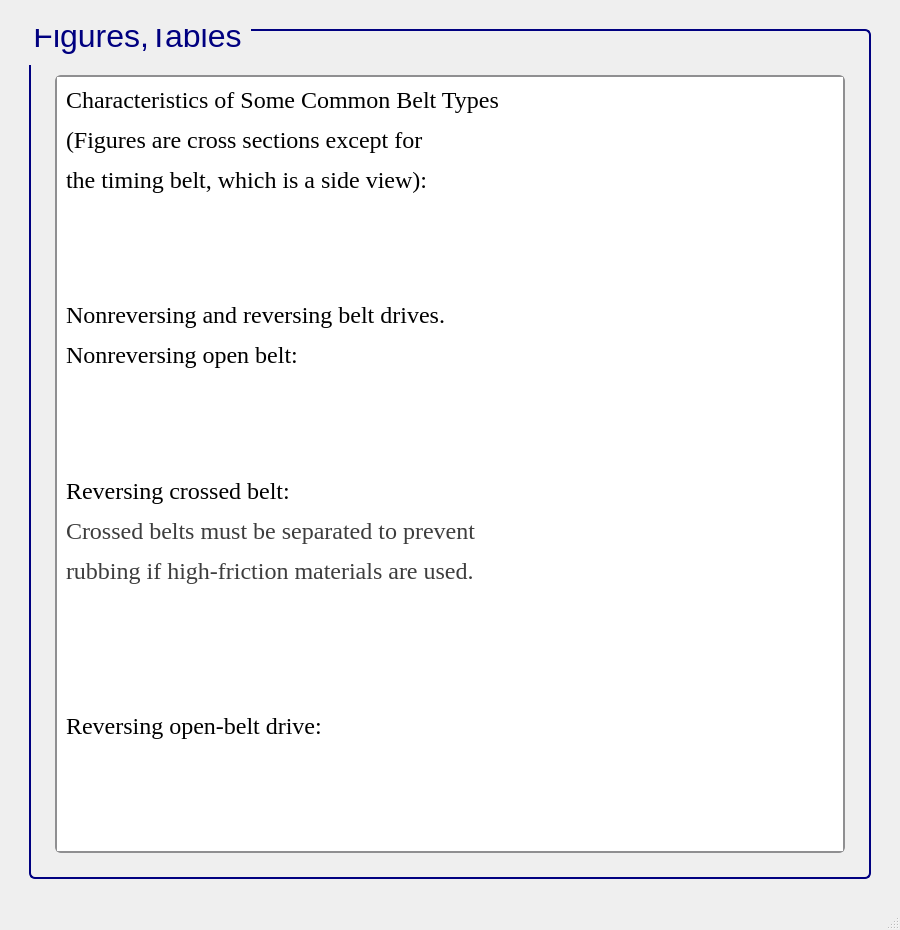
<?xml version="1.0" encoding="UTF-8"?>
<ui version="4.0">
 <class>MainWindow</class>
 <widget class="QMainWindow" name="MainWindow">
  <property name="geometry">
   <rect>
    <x>0</x>
    <y>0</y>
    <width>900</width>
    <height>930</height>
   </rect>
  </property>
  <property name="sizePolicy">
   <sizepolicy hsizetype="Minimum" vsizetype="Minimum">
    <horstretch>0</horstretch>
    <verstretch>0</verstretch>
   </sizepolicy>
  </property>
  <property name="minimumSize">
   <size>
    <width>900</width>
    <height>930</height>
   </size>
  </property>
  <property name="windowTitle">
   <string>MainWindow</string>
  </property>
  <widget class="QWidget" name="centralwidget">
   <layout class="QGridLayout" name="gridLayout">
    <item row="1" column="2">
     <spacer name="verticalSpacer_28">
      <property name="orientation">
       <enum>Qt::Horizontal</enum>
      </property>
      <property name="sizeType">
       <enum>QSizePolicy::Fixed</enum>
      </property>
      <property name="sizeHint" stdset="0">
       <size>
        <width>20</width>
        <height>20</height>
       </size>
      </property>
     </spacer>
    </item>
    <item row="1" column="0">
     <spacer name="verticalSpacer_25">
      <property name="orientation">
       <enum>Qt::Horizontal</enum>
      </property>
      <property name="sizeType">
       <enum>QSizePolicy::Fixed</enum>
      </property>
      <property name="sizeHint" stdset="0">
       <size>
        <width>20</width>
        <height>20</height>
       </size>
      </property>
     </spacer>
    </item>
    <item row="2" column="1">
     <spacer name="verticalSpacer_27">
      <property name="orientation">
       <enum>Qt::Vertical</enum>
      </property>
      <property name="sizeType">
       <enum>QSizePolicy::Fixed</enum>
      </property>
      <property name="sizeHint" stdset="0">
       <size>
        <width>20</width>
        <height>20</height>
       </size>
      </property>
     </spacer>
    </item>
    <item row="0" column="1">
     <spacer name="verticalSpacer_23">
      <property name="orientation">
       <enum>Qt::Vertical</enum>
      </property>
      <property name="sizeType">
       <enum>QSizePolicy::Fixed</enum>
      </property>
      <property name="sizeHint" stdset="0">
       <size>
        <width>20</width>
        <height>20</height>
       </size>
      </property>
     </spacer>
    </item>
    <item row="1" column="1">
     <widget class="QGroupBox" name="groupBox_42">
      <property name="sizePolicy">
       <sizepolicy hsizetype="Minimum" vsizetype="Minimum">
        <horstretch>0</horstretch>
        <verstretch>0</verstretch>
       </sizepolicy>
      </property>
      <property name="minimumSize">
       <size>
        <width>822</width>
        <height>350</height>
       </size>
      </property>
      <property name="font">
       <font>
        <family>Segoe UI</family>
        <pointsize>24</pointsize>
        <weight>50</weight>
        <italic>false</italic>
        <bold>false</bold>
       </font>
      </property>
      <property name="styleSheet">
       <string notr="true">/* GroupBox styling */
QGroupBox {
    border: 2px solid navy;
    border-radius: 6px;
    background-color: qlineargradient(x1:0, y1:0, x2:0, y2:1,
    stop:0 #f6f7fa, stop:1 #dadbde);
    font: 24pt &quot;Segoe UI&quot;;
    padding: 5px;
    color: black;
}

/* GroupBox title styling */
QGroupBox::title {
    subcontrol-origin: margin;
    subcontrol-position: top left;
    padding-left: 0px;
    padding-right: 5px;
    padding-top: 0px;
    margin-top: -22px;
    color: navy;
    font-weight: bold;
}

/* Make QScrollArea (only within GroupBox) have a white background with correct border */
QGroupBox QScrollArea {
    background-color: white !important;
    border: 2px solid #8f8f91;
    border-radius: 6px;
}

/* Make QScrollArea's viewport white as well */
QGroupBox QScrollArea QWidget {
    background-color: white !important;
}

/* Scrollbar styling inside QScrollArea in QGroupBox */
QGroupBox QScrollArea QScrollBar:vertical, QGroupBox QScrollArea QScrollBar:horizontal {
    background: qlineargradient(x1:0, y1:0, x2:0, y2:1,
    stop:0 #f6f7fa, stop:1 #dadbde);
    border: 2px solid #8f8f91;
    border-radius: 6px;
    width: 14px;
    height: 14px;
    margin: 2px 0 2px 0;
}

/* Remove bottom button of vertical scrollbar */
QGroupBox QScrollArea QScrollBar::add-line:vertical {
    height: 0px;
    width: 0px;
    border: none;
    background: none;
    margin: 0px;
    padding: 0px;
}

/* Scrollbar handle */
QGroupBox QScrollArea QScrollBar::handle:vertical, QGroupBox QScrollArea QScrollBar::handle:horizontal {
    background: qlineargradient(x1:0, y1:0, x2:0, y2:1,
    stop:0 #8f8f91, stop:1 #6f6f71);
    min-height: 20px;
    border-radius: 6px;
    border: 1px solid #6f6f71;
}

QGroupBox QScrollArea QScrollBar::handle:vertical:hover, QGroupBox QScrollArea QScrollBar::handle:horizontal:hover {
    background: qlineargradient(x1:0, y1:0, x2:0, y2:1,
    stop:0 #6f6f71, stop:1 #4f4f51);
    border: 1px solid #4f4f51;
}

/* Scrollbar sub-line buttons */
QGroupBox QScrollArea QScrollBar::sub-line:vertical, QGroupBox QScrollArea QScrollBar::add-line:horizontal, QGroupBox QScrollArea QScrollBar::sub-line:horizontal {
    background: #8f8f91;
    border: none;
    border-radius: 3px;
    height: 14px;
    width: 14px;
    subcontrol-origin: margin;
}

QGroupBox QScrollArea QScrollBar::sub-line:vertical:hover, QGroupBox QScrollArea QScrollBar::add-line:horizontal:hover, QGroupBox QScrollArea QScrollBar::sub-line:horizontal:hover {
    background: #6f6f71;
}

/* Transparent page areas */
QGroupBox QScrollArea QScrollBar::add-page:vertical, QGroupBox QScrollArea QScrollBar::sub-page:vertical,
QGroupBox QScrollArea QScrollBar::add-page:horizontal, QGroupBox QScrollArea QScrollBar::sub-page:horizontal {
    background: transparent;
}
</string>
      </property>
      <property name="title">
       <string>Figures,Tables</string>
      </property>
      <layout class="QGridLayout" name="gridLayout_2">
       <item row="0" column="1">
        <spacer name="verticalSpacer_41">
         <property name="orientation">
          <enum>Qt::Vertical</enum>
         </property>
         <property name="sizeType">
          <enum>QSizePolicy::Fixed</enum>
         </property>
         <property name="sizeHint" stdset="0">
          <size>
           <width>20</width>
           <height>30</height>
          </size>
         </property>
        </spacer>
       </item>
       <item row="1" column="0">
        <spacer name="verticalSpacer_39">
         <property name="orientation">
          <enum>Qt::Horizontal</enum>
         </property>
         <property name="sizeType">
          <enum>QSizePolicy::Fixed</enum>
         </property>
         <property name="sizeHint" stdset="0">
          <size>
           <width>10</width>
           <height>20</height>
          </size>
         </property>
        </spacer>
       </item>
       <item row="1" column="1">
        <widget class="QScrollArea" name="scrollArea_3">
         <property name="styleSheet">
          <string notr="true">/* GroupBox styling */
QGroupBox {
    border: 2px solid navy;
    border-radius: 6px;
    background-color: qlineargradient(x1:0, y1:0, x2:0, y2:1,
    stop:0 #f6f7fa, stop:1 #dadbde);
    font: 20pt &quot;Segoe UI&quot;;
    padding: 5px;
    color: black;
}

/* GroupBox title styling */
QGroupBox::title {
    subcontrol-origin: margin;
    subcontrol-position: top left;
    padding-left: 0px;
    padding-right: 5px;
    padding-top: 0px;
    margin-top: -20px;
    color: navy;
    font-weight: bold;
}

/* Make QScrollArea (only within GroupBox) have a white background with correct border */
QGroupBox QScrollArea {
    background-color: white !important;
    border: 2px solid #8f8f91;
    border-radius: 6px;
}

/* Make QScrollArea's viewport white as well */
QGroupBox QScrollArea QWidget {
    background-color: white !important;
}

/* Scrollbar styling inside QScrollArea in QGroupBox */
QGroupBox QScrollArea QScrollBar:vertical, QGroupBox QScrollArea QScrollBar:horizontal {
    background: qlineargradient(x1:0, y1:0, x2:0, y2:1,
    stop:0 #f6f7fa, stop:1 #dadbde);
    border: 2px solid #8f8f91;
    border-radius: 6px;
    width: 14px;
    height: 14px;
    margin: 2px 0 2px 0;
}

/* Remove bottom button of vertical scrollbar */
QGroupBox QScrollArea QScrollBar::add-line:vertical {
    height: 0px;
    width: 0px;
    border: none;
    background: none;
    margin: 0px;
    padding: 0px;
}

/* Scrollbar handle */
QGroupBox QScrollArea QScrollBar::handle:vertical, QGroupBox QScrollArea QScrollBar::handle:horizontal {
    background: qlineargradient(x1:0, y1:0, x2:0, y2:1,
    stop:0 #8f8f91, stop:1 #6f6f71);
    min-height: 20px;
    border-radius: 6px;
    border: 1px solid #6f6f71;
}

QGroupBox QScrollArea QScrollBar::handle:vertical:hover, QGroupBox QScrollArea QScrollBar::handle:horizontal:hover {
    background: qlineargradient(x1:0, y1:0, x2:0, y2:1,
    stop:0 #6f6f71, stop:1 #4f4f51);
    border: 1px solid #4f4f51;
}

/* Scrollbar sub-line buttons */
QGroupBox QScrollArea QScrollBar::sub-line:vertical, QGroupBox QScrollArea QScrollBar::add-line:horizontal, QGroupBox QScrollArea QScrollBar::sub-line:horizontal {
    background: #8f8f91;
    border: none;
    border-radius: 3px;
    height: 14px;
    width: 14px;
    subcontrol-origin: margin;
}

QGroupBox QScrollArea QScrollBar::sub-line:vertical:hover, QGroupBox QScrollArea QScrollBar::add-line:horizontal:hover, QGroupBox QScrollArea QScrollBar::sub-line:horizontal:hover {
    background: #6f6f71;
}

/* Transparent page areas */
QGroupBox QScrollArea QScrollBar::add-page:vertical, QGroupBox QScrollArea QScrollBar::sub-page:vertical,
QGroupBox QScrollArea QScrollBar::add-page:horizontal, QGroupBox QScrollArea QScrollBar::sub-page:horizontal {
    background: transparent;
}
</string>
         </property>
         <property name="widgetResizable">
          <bool>true</bool>
         </property>
         <widget class="QWidget" name="scrollAreaWidgetContents_3">
          <property name="geometry">
           <rect>
            <x>0</x>
            <y>0</y>
            <width>1186</width>
            <height>1833</height>
           </rect>
          </property>
          <layout class="QGridLayout" name="gridLayout_4">
           <item row="4" column="0">
            <widget class="QLabel" name="label_3">
             <property name="frameShape">
              <enum>QFrame::NoFrame</enum>
             </property>
             <property name="text">
              <string>&lt;html&gt;&lt;head/&gt;&lt;body&gt;&lt;p&gt;&lt;img src=&quot;:/info/info/drive types3.png&quot;/&gt;&lt;/p&gt;&lt;/body&gt;&lt;/html&gt;</string>
             </property>
            </widget>
           </item>
           <item row="7" column="0">
            <widget class="QLabel" name="label_4">
             <property name="frameShape">
              <enum>QFrame::NoFrame</enum>
             </property>
             <property name="text">
              <string>&lt;html&gt;&lt;head/&gt;&lt;body&gt;&lt;p&gt;&lt;img src=&quot;:/info/info/drive types2.png&quot;/&gt;&lt;/p&gt;&lt;/body&gt;&lt;/html&gt;</string>
             </property>
            </widget>
           </item>
           <item row="10" column="0">
            <widget class="QLabel" name="label">
             <property name="frameShape">
              <enum>QFrame::NoFrame</enum>
             </property>
             <property name="text">
              <string>&lt;html&gt;&lt;head/&gt;&lt;body&gt;&lt;p&gt;&lt;img src=&quot;:/info/info/drive types.png&quot;/&gt;&lt;/p&gt;&lt;/body&gt;&lt;/html&gt;</string>
             </property>
            </widget>
           </item>
           <item row="0" column="0">
            <widget class="QLabel" name="label_6">
             <property name="font">
              <font>
               <family>Times New Roman</family>
               <pointsize>18</pointsize>
               <weight>50</weight>
               <bold>false</bold>
              </font>
             </property>
             <property name="cursor">
              <cursorShape>ArrowCursor</cursorShape>
             </property>
             <property name="frameShape">
              <enum>QFrame::NoFrame</enum>
             </property>
             <property name="text">
              <string>&lt;html&gt;&lt;head/&gt;&lt;body&gt;&lt;p&gt;Characteristics of Some Common Belt Types&lt;/p&gt;&lt;p&gt;(Figures are cross sections except for &lt;/p&gt;&lt;p&gt;the timing belt, which is a side view):&lt;/p&gt;&lt;/body&gt;&lt;/html&gt;</string>
             </property>
            </widget>
           </item>
           <item row="6" column="0">
            <widget class="QLabel" name="label_7">
             <property name="font">
              <font>
               <family>Times New Roman</family>
               <pointsize>18</pointsize>
               <weight>50</weight>
               <bold>false</bold>
              </font>
             </property>
             <property name="cursor">
              <cursorShape>ArrowCursor</cursorShape>
             </property>
             <property name="frameShape">
              <enum>QFrame::NoFrame</enum>
             </property>
             <property name="text">
              <string>&lt;html&gt;&lt;head/&gt;&lt;body&gt;&lt;p&gt; Reversing crossed belt:&lt;/p&gt;&lt;p&gt;&lt;span style=&quot; color:#3d3d3d;&quot;&gt;Crossed belts must be separated to prevent&lt;/span&gt;&lt;/p&gt;&lt;p&gt;&lt;span style=&quot; color:#3d3d3d;&quot;&gt; rubbing if high-friction materials are used.&lt;/span&gt;&lt;/p&gt;&lt;/body&gt;&lt;/html&gt;</string>
             </property>
            </widget>
           </item>
           <item row="9" column="0">
            <widget class="QLabel" name="label_9">
             <property name="font">
              <font>
               <family>Times New Roman</family>
               <pointsize>18</pointsize>
               <weight>50</weight>
               <bold>false</bold>
              </font>
             </property>
             <property name="cursor">
              <cursorShape>ArrowCursor</cursorShape>
             </property>
             <property name="frameShape">
              <enum>QFrame::NoFrame</enum>
             </property>
             <property name="text">
              <string>&lt;html&gt;&lt;head/&gt;&lt;body&gt;&lt;p&gt;Reversing open-belt drive:&lt;/p&gt;&lt;/body&gt;&lt;/html&gt;</string>
             </property>
            </widget>
           </item>
           <item row="1" column="0">
            <widget class="QLabel" name="label_2">
             <property name="frameShape">
              <enum>QFrame::NoFrame</enum>
             </property>
             <property name="text">
              <string>&lt;html&gt;&lt;head/&gt;&lt;body&gt;&lt;p&gt;&lt;img src=&quot;:/info/info/belt types.png&quot;/&gt;&lt;/p&gt;&lt;/body&gt;&lt;/html&gt;</string>
             </property>
            </widget>
           </item>
           <item row="2" column="0">
            <spacer name="verticalSpacer_29">
             <property name="orientation">
              <enum>Qt::Vertical</enum>
             </property>
             <property name="sizeType">
              <enum>QSizePolicy::Fixed</enum>
             </property>
             <property name="sizeHint" stdset="0">
              <size>
               <width>20</width>
               <height>20</height>
              </size>
             </property>
            </spacer>
           </item>
           <item row="5" column="0">
            <spacer name="verticalSpacer_30">
             <property name="orientation">
              <enum>Qt::Vertical</enum>
             </property>
             <property name="sizeType">
              <enum>QSizePolicy::Fixed</enum>
             </property>
             <property name="sizeHint" stdset="0">
              <size>
               <width>20</width>
               <height>20</height>
              </size>
             </property>
            </spacer>
           </item>
           <item row="3" column="0">
            <widget class="QLabel" name="label_8">
             <property name="font">
              <font>
               <family>Times New Roman</family>
               <pointsize>18</pointsize>
               <weight>50</weight>
               <bold>false</bold>
              </font>
             </property>
             <property name="cursor">
              <cursorShape>ArrowCursor</cursorShape>
             </property>
             <property name="frameShape">
              <enum>QFrame::NoFrame</enum>
             </property>
             <property name="text">
              <string>&lt;html&gt;&lt;head/&gt;&lt;body&gt;&lt;p&gt;Nonreversing and reversing belt drives.&lt;/p&gt;&lt;p&gt;Nonreversing open belt:&lt;/p&gt;&lt;/body&gt;&lt;/html&gt;</string>
             </property>
            </widget>
           </item>
           <item row="8" column="0">
            <spacer name="verticalSpacer_31">
             <property name="orientation">
              <enum>Qt::Vertical</enum>
             </property>
             <property name="sizeType">
              <enum>QSizePolicy::Fixed</enum>
             </property>
             <property name="sizeHint" stdset="0">
              <size>
               <width>20</width>
               <height>20</height>
              </size>
             </property>
            </spacer>
           </item>
          </layout>
         </widget>
        </widget>
       </item>
       <item row="1" column="2">
        <spacer name="verticalSpacer_40">
         <property name="orientation">
          <enum>Qt::Horizontal</enum>
         </property>
         <property name="sizeType">
          <enum>QSizePolicy::Fixed</enum>
         </property>
         <property name="sizeHint" stdset="0">
          <size>
           <width>10</width>
           <height>20</height>
          </size>
         </property>
        </spacer>
       </item>
       <item row="2" column="1">
        <spacer name="verticalSpacer_38">
         <property name="orientation">
          <enum>Qt::Vertical</enum>
         </property>
         <property name="sizeType">
          <enum>QSizePolicy::Fixed</enum>
         </property>
         <property name="sizeHint" stdset="0">
          <size>
           <width>10</width>
           <height>10</height>
          </size>
         </property>
        </spacer>
       </item>
      </layout>
     </widget>
    </item>
   </layout>
  </widget>
  <widget class="QMenuBar" name="menubar">
   <property name="geometry">
    <rect>
     <x>0</x>
     <y>0</y>
     <width>900</width>
     <height>26</height>
    </rect>
   </property>
  </widget>
  <widget class="QStatusBar" name="statusbar"/>
 </widget>
 <resources>
  <include location="../QtRes/information.qrc"/>
 </resources>
 <connections/>
</ui>
